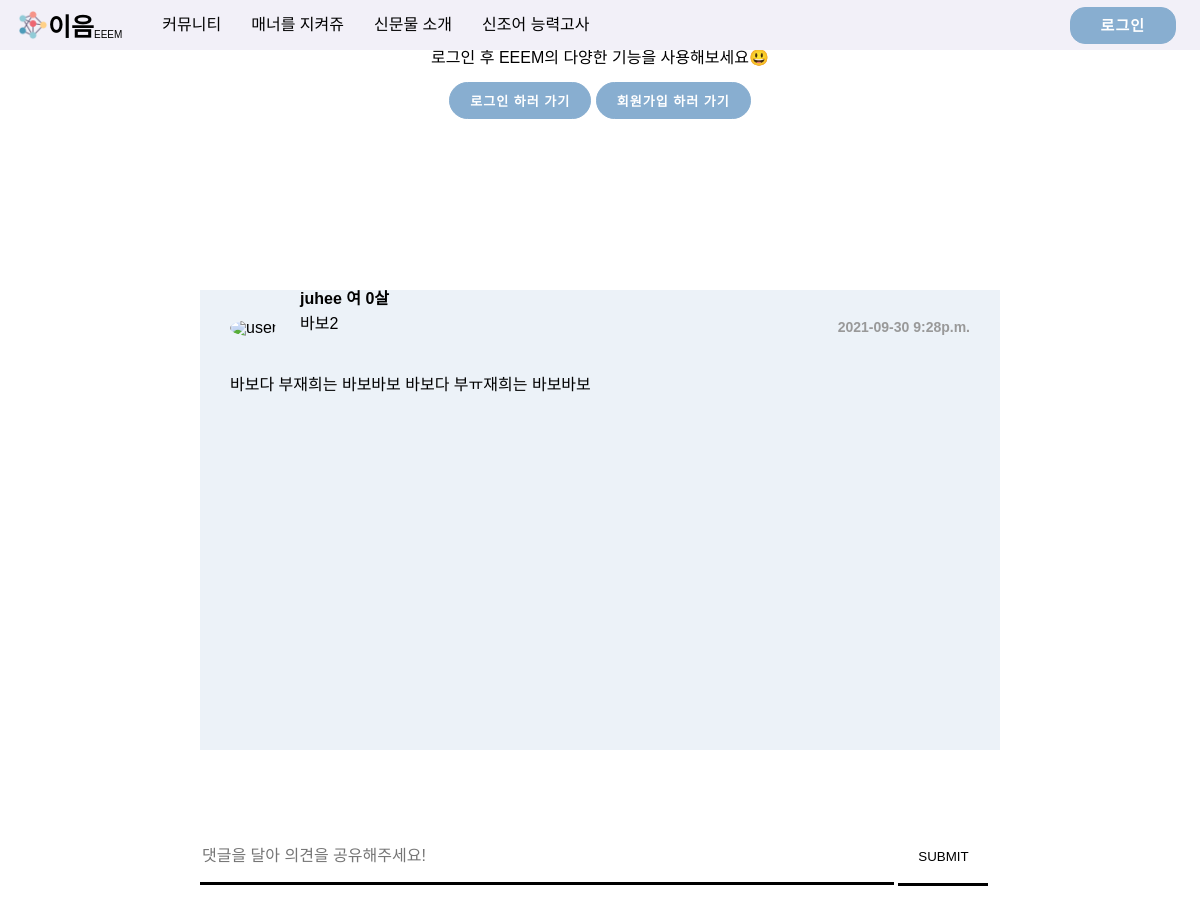
The page /community/detail/2 on the database as committed earlier.
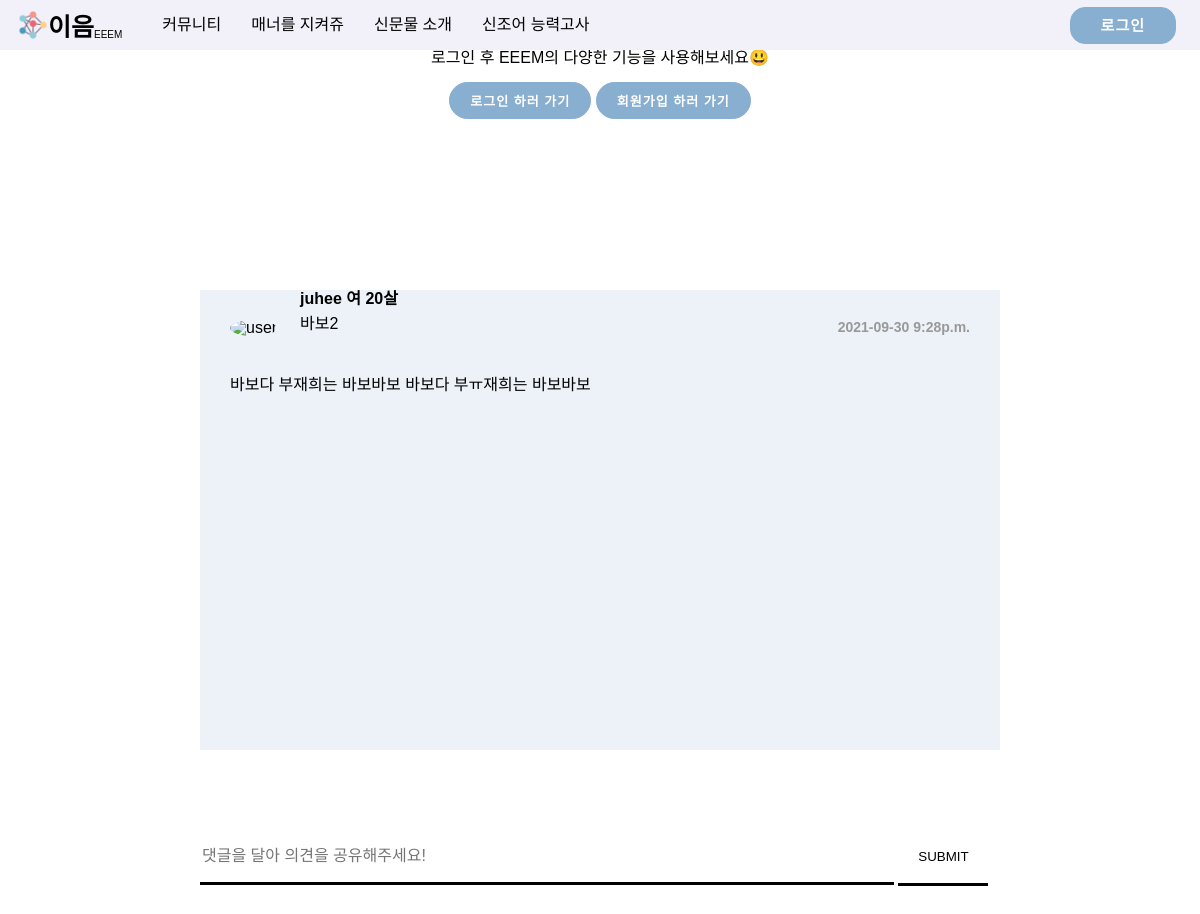
The same page on the database as committed later.
### main/models.py (models this page shows, shortened)
class communityText(models.Model):
    date = models.DateTimeField()
    text = models.CharField(max_length=500)
    like = models.IntegerField()
    dis_like = models.IntegerField()
    user = models.ForeignKey(settings.AUTH_USER_MODEL,
                             on_delete=models.CASCADE, default='')
    title = models.CharField(max_length=30, default='')

### account/models.py (models this page shows)
class CustomUser(AbstractUser):
    SEX_CHOICES = (("", "성별을 선택하세요"), ("남", "남"), ("여", "여"))
    AGE_CHOICES = (
        ("", "나이대를 선택하세요"),
        ("5", "10대 이하"),
        ("10", "10대"),
        ("20", "20대"),
        ("30", "30대"),
        ("40", "40대"),
        ("50", "50대 이상"),
    )
    sex = models.CharField(
        max_length=3, choices=SEX_CHOICES, help_text="성별을 선택하세요", null=False
    )
    age = models.CharField(
        max_length=10, choices=AGE_CHOICES, help_text="나이대를 선택하세요", null=False
    )
    profile=models.ImageField(null=True,blank=True)

### main/views.py (the view)
def communityDetail(request, id):
    community = get_object_or_404(communityText, pk=id)
    allComments = communityComment.objects.filter(communitytext=community)
    return render(
        request,
        "communityDetail.html",
        {"community": community, "comments": allComments},
    )

### main/templates/communityDetail.html (shortened to what this page needs)
{% extends 'base.html' %}{% load static %} {% block content %}
<head>
  <link rel="stylesheet" href='{% static "css/communityDetail.css" %}'>
  <link href="https://maxcdn.bootstrapcdn.com/font-awesome/4.7.0/css/font-awesome.min.css" rel="stylesheet">
</head>
<body>
    <div class="main-container">
        <div class="communityDetail">
            <h6 class="date">
                {{community.date|date:'Y-m-d fa' }}
            </h6>
             <div class="userimg">
                <img src="https://i.imgur.com/Ur43esv.jpg" style="border-radius: 70%" alt="user" width="50px" class="rounded-circle">
             </div>
             <div class="userinfo">
                <h6 class="font-medium" style="margin-bottom: 9px;">{{community.user}}
                    {%if community.user.sex == 0%}
                    <span class="sex">남</span>
                    {%else%}
                    <span class="sex">여</span>
                    {%endif%}
                    {{community.user.age}}살
                </h6>
             </div>
             <div class="title">
                {{community.title}}
            </div>
             <div class="text">
                 {{community.text}}
             </div>
        </div>
        <div class="chat-box">
            {% if user.is_authenticated %}
                <form action="{% url 'addComment' community.id %}" method="POST">
                    {% csrf_token %}
                    <input id="inputText" name="commenttext" type="text" placeholder="댓글을 달아 의견을 공유해주세요!"/>
                    <input id="inputSubmit" type="submit" value="댓글 달기"/>
                </form>
            {% else %}
                <a href="#loginmodal" rel="modal:open">
                    <input id="inputText" name="commenttext" type="text" placeholder="댓글을 달아 의견을 공유해주세요!"/>
                    <button id="inputSubmit" type="submit" >SUBMIT</button>
                </a>
            {% endif %}
        </div>
    </div>
</body>
</html>
{% endblock %}

Rows that differ between the two databases and show on the page:
changed through a linked row, communityText "바보2": user.age "0" → "20"
